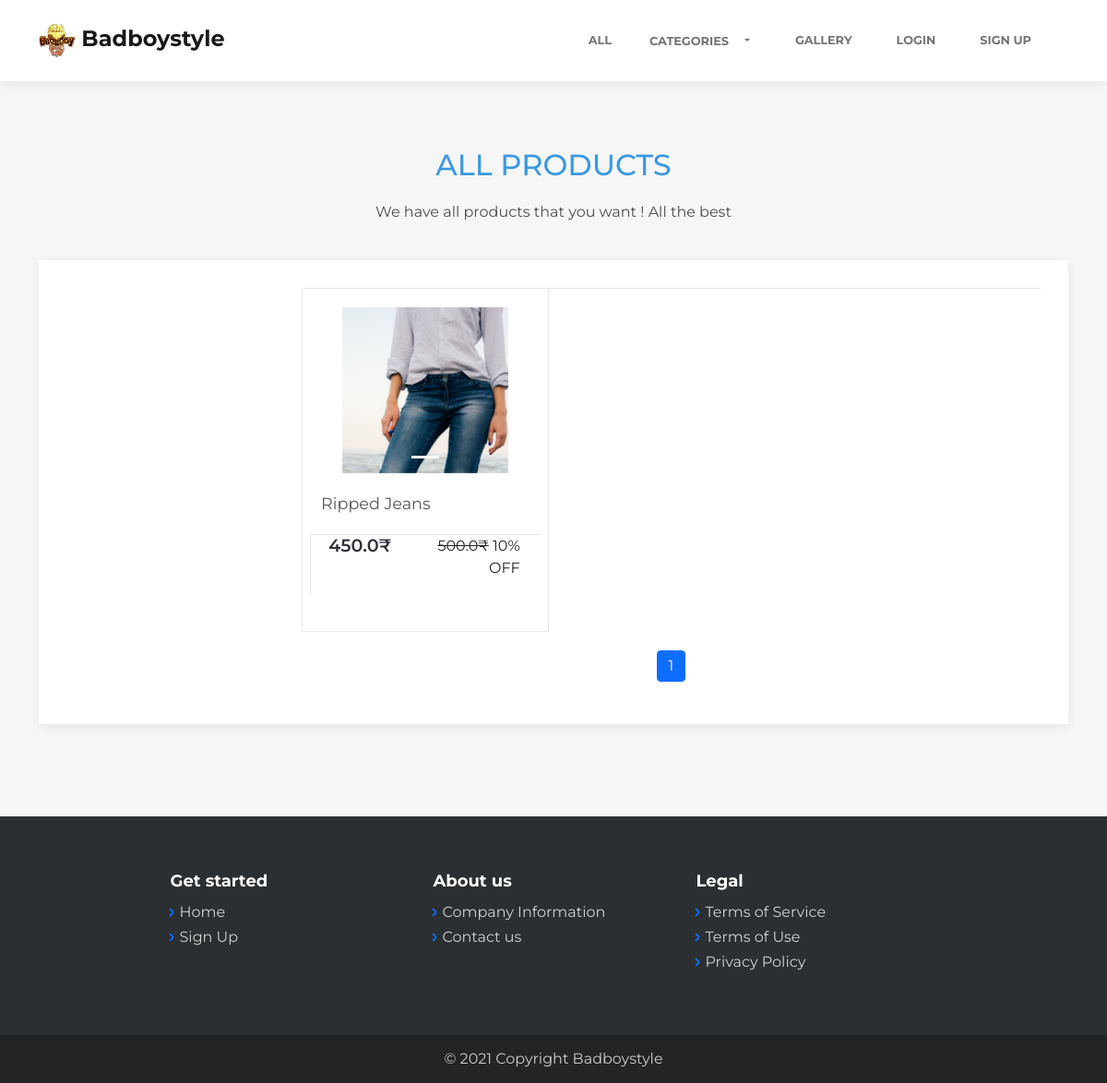
Screenshot of /all with the database file from the repository.
### product/models.py (models this page shows, shortened)
class ProductImage(models.Model):
    product = models.ForeignKey(Product, on_delete=models.CASCADE, related_name='images')
    image = models.ImageField(upload_to='products/%Y/%m/%d/', default='products/default.jpg')

class Product(models.Model):
    name = models.CharField(max_length=1000, unique=True)
    type = models.ForeignKey(Type, on_delete=models.CASCADE, related_name="type_of_product")
    offer = models.ForeignKey(Offer, on_delete=models.CASCADE, related_name="offer_of_product", blank=True, null=True)
    created = models.DateTimeField(auto_now_add = True)
    edited = models.DateTimeField(auto_now = True)
    stock = models.PositiveIntegerField(default=1, validators=[MinValueValidator(0)], help_text="Will Be Automatically Calculated")
    class Meta:
        ordering = ['edited']

class Variation(models.Model):
    name = models.CharField(max_length=1000, blank=True, null=True)
    product = models.ForeignKey(Product, related_name="variations", on_delete=models.CASCADE)
    stock = models.PositiveIntegerField(default=1, validators=[MinValueValidator(0)])
    price = models.FloatField(default=0)
    image = models.ImageField(upload_to ='variations/%Y/%m/%d/', blank = True, null = True)
    size = models.ForeignKey(Size, related_name="size_of_variation", on_delete=models.CASCADE, blank=True, null=True)
    color = models.ForeignKey(Color, related_name="color_of_variation", on_delete=models.CASCADE, blank=True, null=True)
    material = models.ForeignKey(Material, related_name="material_of_variation", on_delete=models.CASCADE, blank=True, null=True)
    dimension_LxWxH = models.CharField(max_length = 200, blank=True, null=True, help_text="(in centimeters (cms))")
    date_first_available = models.DateField(auto_now_add=True, blank=True, null=True)
    manufacturer_name = models.CharField(max_length=200, blank=True, null=True)
    country_of_origin = models.CharField(max_length=100, blank=True, null=True)
    department = models.CharField(max_length=100, blank=True, null=True, default='Mens')
    manufacturer_address = models.CharField(max_length=500, blank=True, null=True)
    packer_address = models.CharField(max_length=500, blank=True, null=True)
    item_weight = models.FloatField(blank=True, null=True, help_text="(in grams (gms))")
    net_quantity = models.IntegerField(blank=True, null=True)
    included_components = models.TextField(blank=True, null=True)
    created = models.DateTimeField(auto_now_add = True)
    edited = models.DateTimeField(auto_now = True)
    generated_variation_id = models.CharField(max_length=100,  default=uuid.uuid4, unique=True)
    class Meta:
        ordering = ['edited']

### offer/models.py (models this page shows, shortened)
class Offer(models.Model):
    name = models.CharField(max_length=500)
    details = models.TextField(blank=True)
    discount = models.PositiveIntegerField(default=10, validators=[MinValueValidator(1), MaxValueValidator(100)])

### home/views.py (the view)
# urls.py: path('all', views.all, name= 'all'),
def all(request):
    products = Product.objects.all()
    sizes = ['36','38','40','42','44','46','48','50','S','M','L','XL','XXL','XXXL']
    paginator = Paginator(products, 9)
    try:
        page = int(request.GET.get('page', '1'))
    except:
        page = 1
    try:
        products = paginator.page(page)
    except(EmptyPage, InvalidPage):
        products = paginator.page(paginator.num_pages)
    context = {
        "products": products,
        "sizes":sizes,
    }
    return render(request, 'home/all.html', context)

### home/context_processors.py (called while the page is built)
def get_categories(request):
    categories = Type.objects.all()
    return {
        'categories': categories,
    }

def get_offers(request):
    offers = Offer.objects.all()
    return {
        'offers': offers,
    }

def get_cart_items(request):
    number_of_items_in_cart = len(Item.objects.all())
    return {
        'number_of_items_in_cart':number_of_items_in_cart,
    }

### product/models.py (called while the page is built)
    def __str__(self):
        return self.name

### home/templates/home/all.html (shortened to what this page needs)
{% extends 'home/layout.html' %}
{% load static %}
{% load mathfilters %}
{% block body %}
<main class="page catalog-page">
    <section class="clean-block clean-catalog dark">
        <div class="container">
            <div class="block-heading">
                <h2 class="text-info">ALL PRODUCTS</h2>
                <p>We have all products that you want ! All the best</p>
            </div>
            <div class="content">
                <div class="row">
                    <div class="col-md-3">
                    </div>
                    <div class="col-md-9">
                        <div class="products">
                            <div class="row g-0">
                                {% for product in products.object_list %}
                                <div class="col-12 col-md-6 col-lg-4">
                                    <div class="clean-product-item">
                                        <div class="image">
                                            <a href="{% url 'product:index' product.name %}">
                                                <div id="carousel{{ image.image }}Indicators" class="carousel slide" data-ride="carousel">
                                                    <ol class="carousel-indicators">
                                                        {% for image in product.images.all %}
                                                        <li data-target="#carousel{{ image.image }}Indicators" data-slide-to="{{ forloop.counter0 }}" class="active"></li>
                                                        {% endfor %}
                                                    </ol>
                                                    <div class="carousel-inner">
                                                        {% for image in product.images.all %}
                                                        {% if forloop.first %}
                                                        <div class="carousel-item active">
                                                        {% else %}
                                                        <div class="carousel-item">
                                                        {% endif %}
                                                            <img class="img-fluid d-block mx-auto" src="{{ image.image.url }}" alt="{{ image.image }} slide">
                                                        </div>
                                                        {% endfor %}
                                                    </div>
                                                </div>
                                            </a>
                                        </div>
                                        <div class="product-name"><a href="{% url 'product:index' product.name %}">{{ product.name }}</a></div>
                                        <div class="about">
                                            <div class="price row">
                                                <div class="col-lg-5 col-sm-12">
                                                    {% if product.offer %}
                                                        {% with discounted_value=product.variations.first.price|mul:product.offer.discount|div:100 %}
                                                        <h3>{{ product.variations.first.price|sub:discounted_value }}₹</h3>
                                                        {% endwith %}
                                                    {% else %}
                                                    <h3>{{ product.variations.first.price }}₹</h3>
                                                    {% endif %}
                                                </div>
                                                <div class="col-lg-7 col-sm-12">
                                                        <p><strike>{{ product.variations.first.price }}₹</strike> {{ product.offer.discount }}% OFF</p>
                                                </div>
                                            </div>
                                        </div>
                                    </div>
                                </div>
                                {% endfor %}
                            </div>
                            <nav>
                                <div class="pagination">
                                    <ul class="pagination">
                                        {% for pg in products.paginator.page_range %}
                                            {% if products.number == pg %}
                                                <li class="page-item active"><a class="page-link" href="?page={{ pg }}">{{ pg }}</a></li>
                                            {% else %}
                                                <li class="page-item"><a class="page-link" href="?page={{ pg }}">{{ pg }}</a></li>
                                            {% endif %}
                                        {% endfor %}
                                    </ul>
                                </div>
                            </nav>
                        </div>
                    </div>
                </div>
            </div>
        </div>
    </section>
</main>
{% endblock %}

### rows the page displays
Product: name "Ripped Jeans", variations.first.price|sub "450.0", variations.first.price "500.0", offer.discount "10"
ProductImage: image (picture)

### other values shown
{{ pg }} "1"
